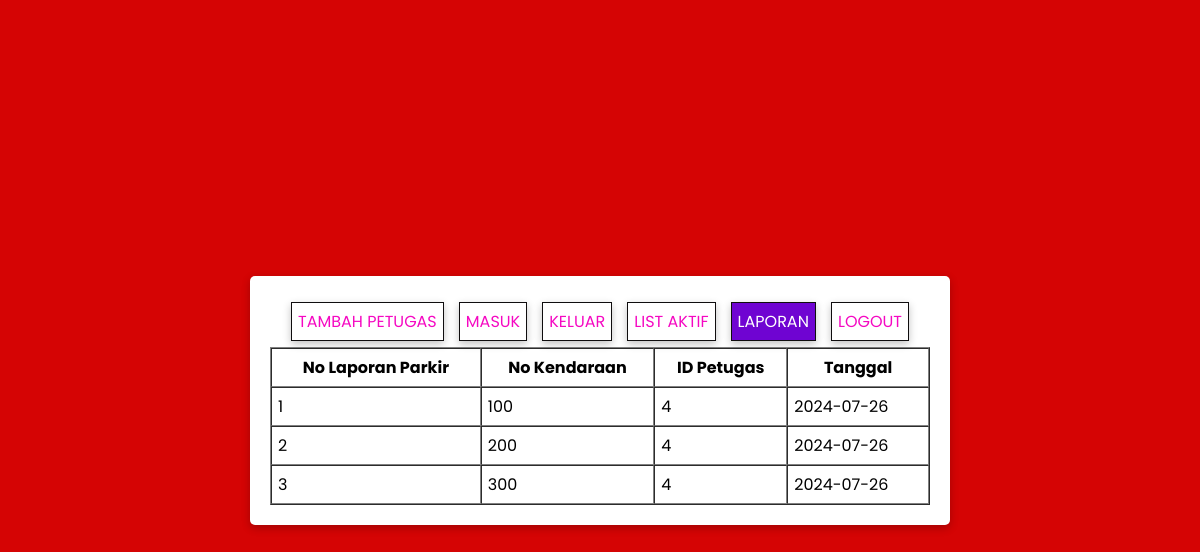
The app's page /laporan.php with its own data.
### tables this page shows
CREATE TABLE `tb_laporan_parkir` (
  `id_laporan_parkir` int(11) NOT NULL,
  `id_kendaraan` int(10) NOT NULL,
  `id_petugas` int(10) NOT NULL,
  `tanggal` date NOT NULL
);

CREATE TABLE `tb_kendaraan` (
  `id_kendaraan` int(11) NOT NULL,
  `no_kendaraan` varchar(100) NOT NULL,
  `jenis_kendaraan` varchar(100) NOT NULL,
  `jam_masuk` varchar(100) NOT NULL,
  `jam_keluar` varchar(100) NOT NULL,
  `status` varchar(100) NOT NULL,
  `total_bayar` varchar(50) NOT NULL
);

CREATE TABLE `tb_petugas` (
  `id_petugas` int(11) NOT NULL,
  `username` varchar(20) NOT NULL,
  `password` varchar(50) NOT NULL,
  `alamat` varchar(50) NOT NULL
);

### koneksi.php (called while the page is built, shortened)
<?php session_start();
	$koneksi = mysqli_connect("localhost","root","","parkir");
	function query($sql){
		global $koneksi;
		return mysqli_query($koneksi, $sql);
	}
 ?>

### laporan.php (the view, shortened to what this page needs)
<?php
include "koneksi.php";
$query = "SELECT lp.id_laporan_parkir, k.no_kendaraan, p.id_petugas, lp.tanggal
          FROM tb_laporan_parkir lp
          JOIN tb_kendaraan k ON lp.id_kendaraan = k.id_kendaraan
          JOIN tb_petugas p ON lp.id_petugas = p.id_petugas
          ORDER BY lp.tanggal DESC";
$data = query($query);
?>
<!DOCTYPE html>
<html lang="en">
<head>
    <link rel="stylesheet" href="style.css?<?= time() ?>">
</head>
<body>
    <div class="container">
        <div class="menu">
            <a href="tambah_admin.php">TAMBAH PETUGAS</a>
            <a href="admin.php">MASUK</a>
            <a href="keluar.php">KELUAR</a>
            <a href="list.php">LIST AKTIF</a>
            <a class="active" href="laporan.php">LAPORAN</a>
            <a href="index.php" id="logoutButton">LOGOUT</a>
        </div>
        <table width="100%" border="1" cellspacing="0">
            <tr>
                <th>No Laporan Parkir</th>
                <th>No Kendaraan</th>
                <th>ID Petugas</th>
                <th>Tanggal</th>
            </tr>
            <?php if (!empty($data)) { ?>
                <?php foreach ($data as $row) { ?>
                    <tr>
                        <td><?= htmlspecialchars($row['id_laporan_parkir']) ?></td>
                        <td><?= htmlspecialchars($row['no_kendaraan']) ?></td>
                        <td><?= htmlspecialchars($row['id_petugas']) ?></td>
                        <td><?= htmlspecialchars($row['tanggal']) ?></td>
                    </tr>
                <?php } ?>
            <?php } else { ?>
                <tr>
                    <td colspan="4">Tidak ada data laporan parkir</td>
                </tr>
            <?php } ?>
        </table>
    </div>
</body>
</html>

### style.css (style rules this page uses)
* { padding: 0; margin: 0; box-sizing: border-box; font-family: 'Poppins', sans-serif; }
body { background: #d50404; display: flex; justify-content: center; align-items: center; min-height: 100vh; }
.container { overflow-x: scroll; max-width: 700px; width: 100%; background: #fff; box-shadow: rgba(0, 0, 0, 0.24) 0px 3px 8px; padding: 20px; margin: 12px; border-radius: 5px; }
.container .menu { display: flex; justify-content: space-evenly; padding: 6px; }
.container .menu a { text-decoration: none; padding: 6px; background: #fff; border: 1px solid #0f0d0e; box-shadow: rgba(0, 0, 0, 0.24) 0px 3px 8px; color: #f508c2; }
.container a.active { background: #6f04d2; color: white; }
table th, table td { padding: 6px; white-space: nowrap; }

### records on screen
tb_laporan_parkir: id_laporan_parkir "1", id_kendaraan.no_kendaraan "100", id_petugas.id_petugas "4", tanggal "2024-07-26"
tb_laporan_parkir: id_laporan_parkir "2", id_kendaraan.no_kendaraan "200", id_petugas.id_petugas "4", tanggal "2024-07-26"
tb_laporan_parkir: id_laporan_parkir "3", id_kendaraan.no_kendaraan "300", id_petugas.id_petugas "4", tanggal "2024-07-26"
